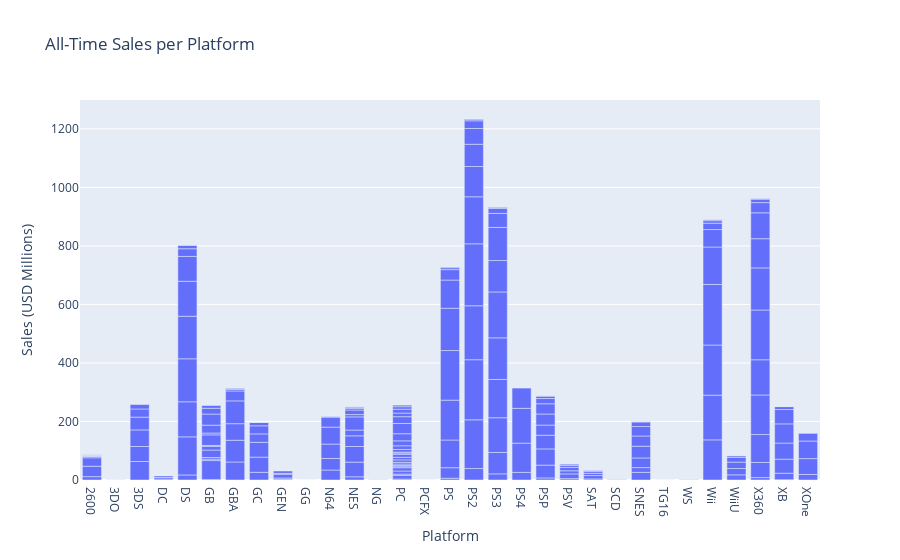

The code cell stored with this chart in its notebook:
### Markdown cell above
<div class='alert alert-info'> 

ICE did not start to seriously scale their release schedule until 1995. They ultimately hit their peak in the years 2008 and 2009 when they released 1,427 and 1,426 games respectively. Three years after hitting their peak, the total number of games they released dropped more than 50%. At this point in our analysis it's hard to definitively say what could've caused this drop in production, but considering they hit their peak during the Great Financial Crisis of 2008, it's entirely possible that they were affected severely and needed to cut costs. My rationale being that the games released in 2008 and 2009 were being developed at the latest in 2007 - *but more than likely for multiple years prior to their release date* - a time where they were producing more games than ever, hence spending more capital than ever to (1) develop all of these games and (2) advertise their games to consumers which would explain a reduction in game production of this magnitude. As of 2016 they have yet to reach even 50% of their previous highs.

</div>

### Code cell
# plotting the distribution of sales per gaming platform 

by_platform = df.groupby(['platform', 'year_of_release'])['total_sales'].sum().reset_index()

by_platform_hist = px.bar(
                    by_platform, 
                    x='platform', 
                    y='total_sales',
                    title='All-Time Sales per Platform', 
                    labels={
                            'platform': 'Platform',
                            'total_sales': 'Sales (USD Millions)'
                        }
                    )

by_platform_hist.show()

### Figure 1 — Plotly figure (JSON) as saved in the notebook; plotly's stock layout.template omitted (floating-point values rounded to 4 significant figures; data arrays with more than 128 entries replaced by an {"elided": "..."} marker saying what was removed)
{"data": [{"alignmentgroup": "True", "hovertemplate": "Platform=%{x}<br>Sales (USD Millions)=%{y}<extra></extra>", "legendgroup": "", "marker": {"color": "#636efa", "pattern": {"shape": ""}}, "name": "", "offsetgroup": "", "orientation": "v", "showlegend": false, "textposition": "auto", "type": "bar", "x": {"elided": "238 str values"}, "xaxis": "x", "y": {"elided": "238 float values"}, "yaxis": "y"}], "layout": {"barmode": "relative", "legend": {"tracegroupgap": 0}, "title": {"text": "All-Time Sales per Platform"}, "xaxis": {"anchor": "y", "domain": [0, 1], "title": {"text": "Platform"}}, "yaxis": {"anchor": "x", "domain": [0, 1], "title": {"text": "Sales (USD Millions)"}}}}
